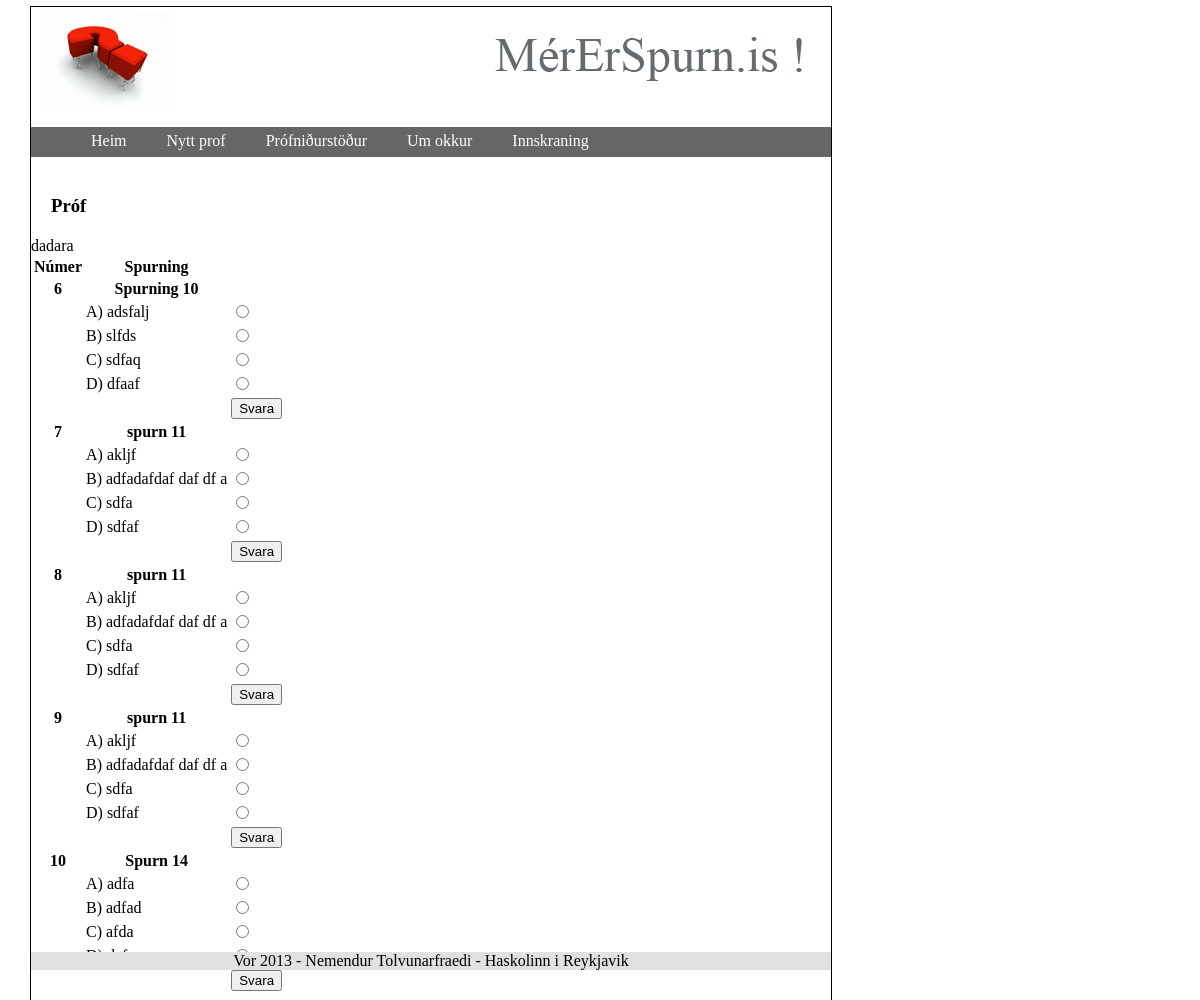
/exam/20/ (signed in), run on the app's committed database.
### Exams/models.py (models this page shows)
class Questions(models.Model):
    exam = models.ForeignKey(Exams)
    question = models.CharField(max_length=256)
    answerA = models.CharField(max_length=256)
    answerB = models.CharField(max_length=256)
    answerC = models.CharField(max_length=256)
    answerD = models.CharField(max_length=256)
    correct_answer = models.CharField(max_length=1)

### Exams/views.py (the view)
# urls.py: url(r'exam/(\d+)/$', 'Exams.views.exam_details', name='exam'),
@login_required
def exam_details(request, exam_id):
    e = Exams.objects.get(pk=exam_id)
    q = Questions.objects.filter(exam=exam_id)
    u = request.user
    model = {"exams" : e, "questions" : q, "user" : u}
    return render_to_response("exam.html", model)

### MyTestSite/templates/exam.html (shortened to what this page needs)
{% extends 'index.html' %}
{% block content %}
        <header>
            <h3>Pr&oacute;f</h3>
        </header>
        <table>
        <th>N&uacute;mer</th>
        <th>Spurning</th>
            {%for q in questions%}
        <form action="/useranswers" method="post" accept-charset="utf-8">
            <tr>
                <th>{{q.id}}</th>
                <th>{{q.question}}</th>
                <th></th>
            </tr>
            <tr>
                <td><input type="hidden" name="eid" value="{{exams.id}}">
                <input type="hidden" name="qid" value="{{q.id}}"></td>
                <td>A) {{q.answerA}}</td>
                <td><input type="radio" name="val" value="A"></td>
            </tr>
            <tr>
                <td></td>
                <td>B) {{q.answerB}}</td>
                <td><input type="radio" name="val" value="B"></td>
            </tr>
            <tr>
                <td></td>
                <td>C) {{q.answerC}}</td>
                <td><input type="radio" name="val" value="C"></td>
            </tr>
            <tr>
                <td></td>
                <td>D) {{q.answerD}}</td>
                <td><input type="radio" name="val" value="D"></td>
            </tr>
            <tr>
                <td></td>
                <td></td>
                <td><input type="submit" value="Svara"></td>
            </tr>
           </form>
            {%endfor%}
        </table>
{% endblock %}

### MyTestSite/templates/scripts/exams.css (style rules this page uses)
body { border: 1px solid black; margin: 6px 30px 6px 30px; position: fixed; width: 800px; height: 1000px; }
h3 { margin: 20px; }

### data on the page
Questions: id "6", question "Spurning 10", answerA "adsfalj", answerB "slfds", answerC "sdfaq", answerD "dfaaf"
Questions: id "7", question "spurn 11", answerA "akljf", answerB "adfadafdaf daf df a", answerC "sdfa", answerD "sdfaf"
Questions: id "8", question "spurn 11", answerA "akljf", answerB "adfadafdaf daf df a", answerC "sdfa", answerD "sdfaf"
Questions: id "9", question "spurn 11", answerA "akljf", answerB "adfadafdaf daf df a", answerC "sdfa", answerD "sdfaf"
Questions: id "10", question "Spurn 14", answerA "adfa", answerB "adfad", answerC "afda"
